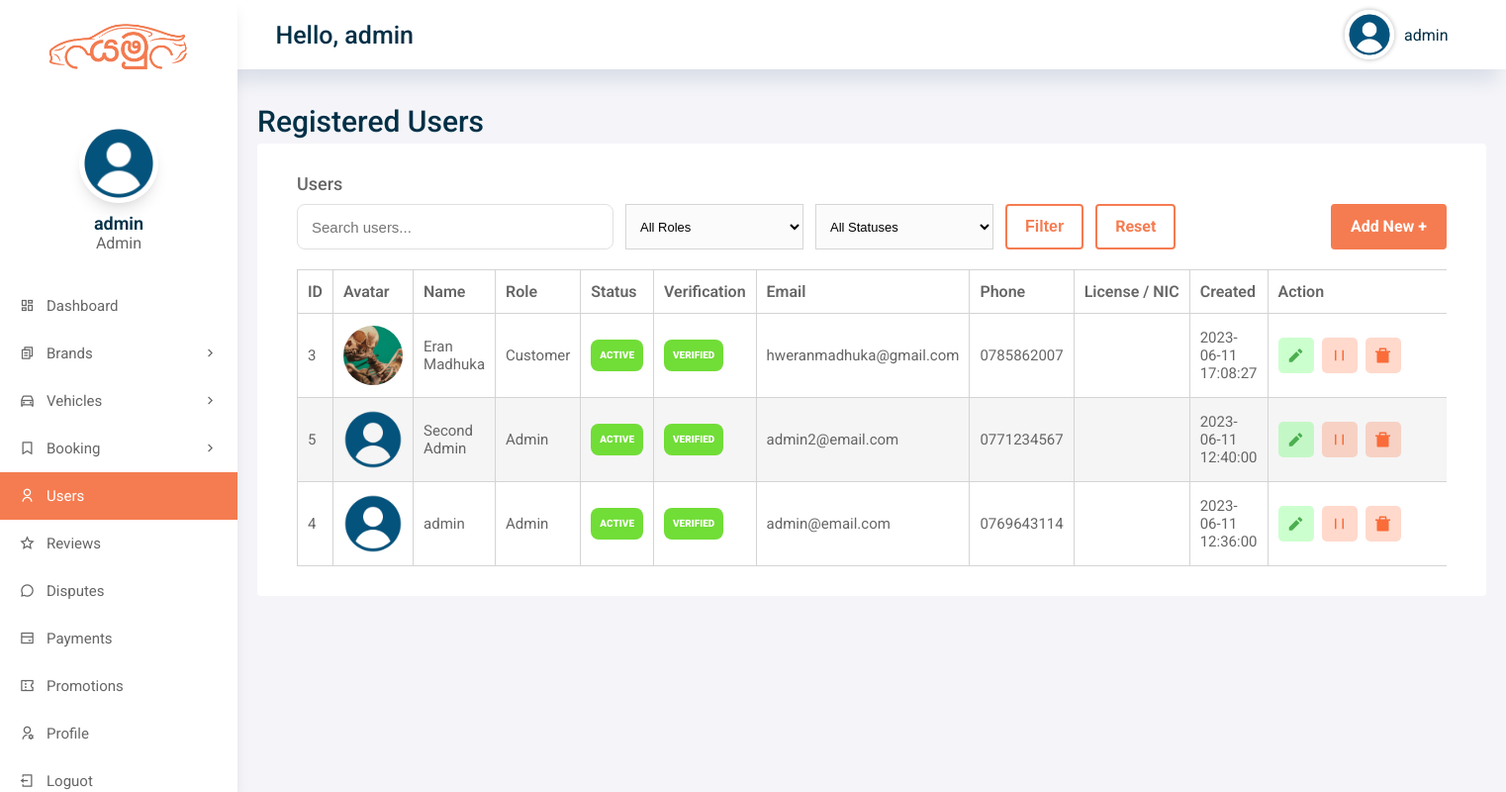
/admin/users.php (signed in), run on the app's committed database.
### tables this page shows
CREATE TABLE IF NOT EXISTS `users` (
  `user_id` int(11) NOT NULL AUTO_INCREMENT,
  `username` varchar(50) DEFAULT NULL,
  `password` varchar(50) DEFAULT NULL,
  `role` enum('admin','staff','driver','customer') NOT NULL DEFAULT 'customer',
  `full_name` varchar(255) DEFAULT NULL,
  `email` varchar(255) DEFAULT NULL,
  `address` longtext,
  `city` varchar(50) DEFAULT NULL,
  `phone` varchar(11) DEFAULT NULL,
  `dob` varchar(50) DEFAULT NULL,
  `license_or_nic` varchar(100) DEFAULT NULL,
  `verification_status` varchar(20) NOT NULL DEFAULT 'verified',
  `bio` longtext,
  `profile_pic` varchar(255) DEFAULT NULL,
  `account_status` varchar(20) NOT NULL DEFAULT 'active',
  `rag_date` datetime DEFAULT NULL,
  `created_at` datetime DEFAULT NULL,
  `updated_at` datetime DEFAULT NULL,
  PRIMARY KEY (`user_id`)
);

### includes/auth.php (called while the page is built, shortened)
<?php
function carzo_e($value)
{
    return htmlspecialchars((string) $value, ENT_QUOTES, 'UTF-8');
}
function carzo_badge_class($status)
{
    $status = strtolower(trim((string) $status));
    if (in_array($status, ['active', 'approved', 'verified', 'confirmed', 'completed', 'paid', 'available', 'good', 'visible', 'resolved'], true)) {
        return 'Status-conpleted-badge';
    }
    return 'Status-inactive-badge';
}

### admin/users.php (the view, shortened to what this page needs)
<?php
    require_once __DIR__ . '/../includes/auth.php';
    include 'includes/config.php';
    $search = trim((string) ($_GET['search'] ?? ''));
    $sql = 'SELECT * FROM users';
    $sql .= ' ORDER BY created_at DESC, user_id DESC';
    $result = $conn->query($sql);
?>
<!DOCTYPE html>
<html lang="en">
<head>
    <?php
        include('includes/header.php');
    ?>
</head>
<body>
    <div class="grid-container">
        <?php
            include('includes/menu.php');
        ?>
        <?php
            include('includes/aside.php');
        ?>
        <main class="main">
            <h2>Registered Users</h2>
            <div class="main-cards">
                <div class="card">
                    <h3>Users</h3>
                    <div class="card-title">
                        <form action="" method="GET">
                            <div class="search-box">
                                <input type="text" name="search" value="<?php echo carzo_e($search); ?>" placeholder="Search users..." />
                            </div>
                            <select name="role" style="width: 180px;">
                                <option value="">All Roles</option>
                            </select>
                            <select name="status" style="width: 180px;">
                                <option value="">All Statuses</option>
                            </select>
                            <button type="submit" class="btn second-btn">Filter</button>
                            <a href="users.php" class="btn second-btn">Reset</a>
                            <a href="user-add.php" class="btn main-btn">Add New +</a>
                        </form>
                    </div>
                    <div class="table-wrap">
                    <table id="table">
                        <thead>
                            <tr>
                                <th>ID</th>
                                <th>Avatar</th>
                                <th>Name</th>
                                <th>Role</th>
                                <th>Status</th>
                                <th>Verification</th>
                                <th>Email</th>
                                <th>Phone</th>
                                <th>License / NIC</th>
                                <th>Created</th>
                                <th>Action</th>
                            </tr>
                        </thead>
                        <tbody class="table-body">
                        <?php
                            if ($result && $result->num_rows > 0) {
                                while ($row = $result->fetch_assoc()) {
                                    $statusClass = carzo_badge_class($row['account_status']);
                                    $verificationClass = carzo_badge_class($row['verification_status']);
                                    ?>
                                    <tr>
                                        <td><?php echo carzo_e($row['user_id']); ?></td>
                                        <td class="image-cell"><img src="../assets/images/uploads/avatar/<?php echo carzo_e($row['profile_pic']); ?>" alt="avatar" class="table-avatar"></td>
                                        <td><?php echo carzo_e($row['full_name']); ?></td>
                                        <td><?php echo carzo_e(ucfirst($row['role'])); ?></td>
                                        <td><span class="<?php echo carzo_e($statusClass); ?>"><?php echo carzo_e(ucfirst($row['account_status'])); ?></span></td>
                                        <td><span class="<?php echo carzo_e($verificationClass); ?>"><?php echo carzo_e(ucfirst(str_replace('_', ' ', $row['verification_status']))); ?></span></td>
                                        <td><?php echo carzo_e($row['email']); ?></td>
                                        <td><?php echo carzo_e($row['phone']); ?></td>
                                        <td><?php echo carzo_e($row['license_or_nic']); ?></td>
                                        <td><?php echo carzo_e($row['created_at'] ?: $row['rag_date']); ?></td>
                                        <td class="action-cell">
                                            <div class="table-actions">
                                            <a class="edit-badge" title="Edit" href="user-edit.php?user_id=<?php echo $row['user_id']; ?>"><i class="ri-pencil-fill"></i></a>
                                            <?php if ($row['account_status'] === 'active') { ?>
                                                <a class="del-badge" title="Suspend" href="includes/user-process.php?action=suspend&user_id=<?php echo $row['user_id']; ?>"><i class="ri-pause-fill"></i></a>
                                            <?php } else { ?>
                                                <a class="edit-badge" title="Activate" href="includes/user-process.php?action=activate&user_id=<?php echo $row['user_id']; ?>"><i class="ri-play-fill"></i></a>
                                            <?php } ?>
                                            <a class="del-badge" title="Delete" href="includes/user-process.php?action=delete&user_id=<?php echo $row['user_id']; ?>"><i class="ri-delete-bin-7-fill"></i></a>
                                            </div>
                                        </td>
                                    </tr>
                                    <?php
                                }
                            } else {
                                echo "<tr><td colspan='11'>No users found.</td></tr>";
                            }
                        ?>
                        </tbody>
                    </table>
                    </div>
                </div>
            </div>
        </main>
    </div>
</body>
</html>

### assets/css/style.css (style rules this page uses)
* { margin: 0; padding: 0; box-sizing: border-box; }
a, a:hover { text-decoration: none; color: var(--text-color); }
:root { --primary-color: #F57C51; --secondary-color: #FDE5DC; --text-color: #023047; --text-gray: #666666; --bg-color: #F2F5F7; --primary-font: 'Ubuntu', sans-serif; --secondry-font: 'Roboto', sans-serif; }
html { scroll-behavior: smooth; }
body { font-family: var(--secondry-font); overflow-x: hidden; }
h2 { color: var(--text-color); font-size: 45px; font-weight: 700; line-height: 45px; }
h3 { color: var(--text-gray); font-weight: 500; font-size: 18px; }
.btn { box-sizing: border-box; padding: 12px 18px; border-radius: 4px; display: inline-block; cursor: pointer; position: relative; transition: 0.3s ease-in-out; font-size: 16px; font-weight: 700; }
.main-btn { background: var(--primary-color); color: #FFF; border: 2px solid var(--primary-color); }
.second-btn { background: transparent; color: var(--primary-color); border: 2px solid var(--primary-color); }
.card { min-width: 200px; height: auto; box-shadow: rgba(149, 157, 165, 0.2) 0px 8px 24px; border-radius: 8px; transition: all .3s; text-align: center; }
footer a, span { color: #FFF; transition: all .3s ease-in-out; }
table { border-collapse: collapse; background: #FFF; border-radius: 0; overflow: hidden; width: 100%; margin: 30px auto; position: relative; table-layout: auto; }
table thead tr { height: 40px; background: #FFF; }
table thead th { font-size: 16px; font-weight: 600; color: var(--text-gray); line-height: 1.2; }
table tbody tr { height: 50px; font-size: 15px; color: var(--text-gray); line-height: 1.2; font-weight: unset; cursor: pointer }
table th, td { border: 1px solid #dddcdc; padding: 5px; }
table tbody tr:nth-child(even) { background-color: #f5f5f5; }
.Status-active-badge, .Status-conpleted-badge, .Status-pending-badge, .Status-cancelled-badge, .Status-inactive-badge { display: inline-block; font-size: 10px; font-weight: 900; text-transform: uppercase; padding: 8px 9px; border-radius: 8px; text-align: center; }
.Status-conpleted-badge { background: #71dd37; color: #FFF; }

### data on the page
users: user_id "3", profile_pic (picture), full_name "Eran Madhuka", role "Customer", account_status "ACTIVE", verification_status "VERIFIED", email "hweranmadhuka@gmail.com", phone "0785862007", created_at "2023-06-11 17:08:27"
users: user_id "5", profile_pic (placeholder picture), full_name "Second Admin", role "Admin", account_status "ACTIVE", verification_status "VERIFIED", email "admin2@email.com", phone "0771234567", created_at "2023-06-11 12:40:00"
users: user_id "4", profile_pic (placeholder picture), full_name "admin", role "Admin", account_status "ACTIVE", verification_status "VERIFIED", email "admin@email.com", phone "0769643114", created_at "2023-06-11 12:36:00"

### other printed values
carzo_e($_SESSION['admin']['username']) "admin"
carzo_e($_SESSION['admin']['name']) "admin"
carzo_e($_SESSION['admin']['role'] ?? 'admin') "Admin"
